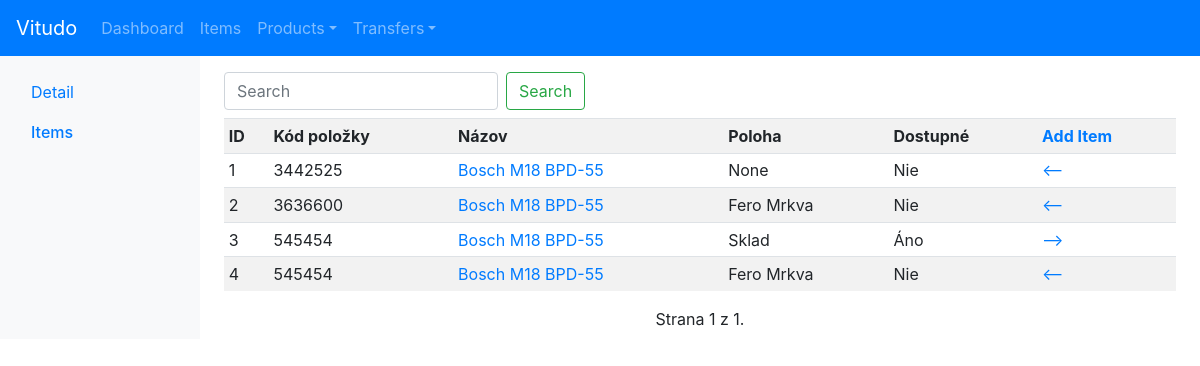
Page /products/1/items/ (signed in) on the earlier database version.
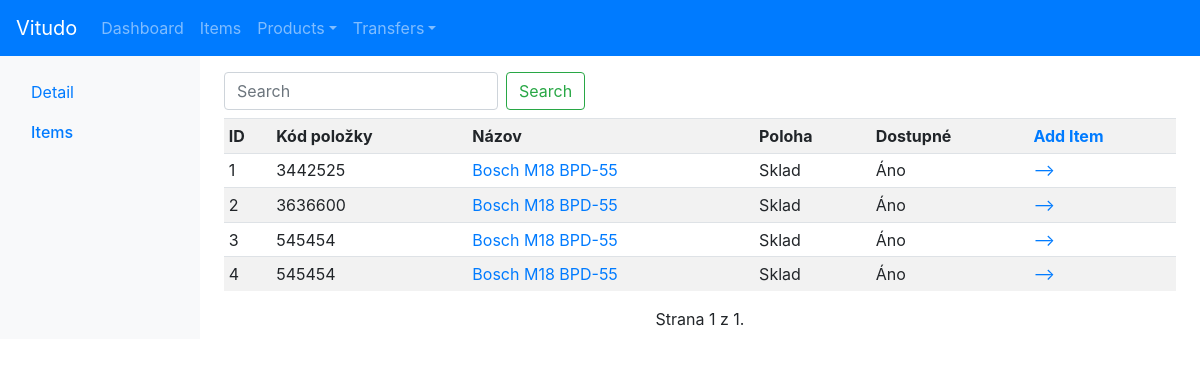
Same page on the later database version.
### items/models.py (models this page shows, shortened)
class Item(models.Model):
	product = models.ForeignKey(Product, on_delete=models.CASCADE, null=True)
	warehouse = models.ForeignKey(Location, on_delete=models.SET_NULL, null=True, related_name='warehouse')
	location = models.ForeignKey(Location, on_delete=models.SET_NULL, null=True, related_name='item_location')
	item_code = models.CharField(max_length=50, null=True, blank=True)
	is_transfered = models.BooleanField()
	is_available = models.BooleanField()
	is_active = models.BooleanField(default=True)
	details = models.ForeignKey(ItemDetails, on_delete=models.SET_NULL, null=True)
	images = models.ManyToManyField(ItemImage, blank=True)
	user = models.ForeignKey(User, on_delete=models.SET_NULL, null=True, blank=True)
	order = models.ForeignKey(Order, on_delete=models.SET_NULL, null=True, blank=True)
	objects = ItemManager()

### locations/models.py (models this page shows)
class Location(models.Model):
	name = models.CharField(max_length=100)
	customer = models.ForeignKey(Customer, on_delete=models.SET_NULL, null=True, blank=True)
	address = models.ForeignKey(Address, on_delete=models.SET_NULL, null=True, blank=True)
	is_warehouse = models.BooleanField(null=True, blank=True)
	user = models.ForeignKey(User, on_delete=models.SET_NULL, null=True, blank=True)
	objects = LocationManager()
	def __str__(self):
		return self.name

### products/models.py (models this page shows, shortened)
class Product(models.Model):
	brand = models.ForeignKey(Brand, on_delete=models.CASCADE)
	category = models.ForeignKey(Category, on_delete=models.CASCADE)
	model = models.CharField(max_length=100, null=True)
	full_name = models.CharField(max_length=200, null=True)
	alternative_name = models.CharField(max_length=200, null=True, blank=True)
	details = models.ForeignKey(ProductDetails, on_delete=models.SET_NULL, null=True)
	user = models.ForeignKey(User, on_delete=models.SET_NULL, null=True, blank=True)
	objects = ProductManager()

class Brand(models.Model):
	name = models.CharField(max_length=100)
	user = models.ForeignKey(User, on_delete=models.SET_NULL, null=True, blank=True)
	objects = BrandManager()
	def __str__(self):
		return self.name

### products/views.py (the view)
# urls.py: path('<int:product_id>/items/',views.items, name='items'),
def items(request, product_id):
	product = get_object_or_404(Product, id=product_id, user=request.user)
	items = Item.objects.active().this_product(product).this_user(request.user)
	form = SearchForm(request.GET or None)
	if request.GET.get('search'): items = items.search(request.GET.get('search'))
	items = pagination(request.GET.get('pg'), items)
	context = {
		'product': product,
		'items': items,
		'form': form,
	}
	return render(request, 'products/products/detail/items.html', context)

### vitudo/forms.py
class SearchForm(forms.Form):
	search = forms.CharField(widget = forms.TextInput(attrs={'class':'form-control mr-sm-2', 'placeholder':'Search'}), required=False, label='')

### accounts/lockdown.py (called while the page is built, shortened)
    def __call__(self, request):
        response = self.get_response(request)
        return response

    def process_view(self, request, view_func, view_args, view_kwargs):
        if request.user.is_authenticated:
            return None

### items/managers.py (called while the page is built)
	def this_user(self, user):
		return self.filter(user=user)

	def active(self):
		return self.filter(is_active=True)

	def this_product(self, product):
		return self.filter(product=product)

	def get_query_set(self):
		return ItemQuerySet(self.model)

	def __getattr__(self, attr, *args):
		if attr.startswith("_"):
			raise AttributeError
		return getattr(self.get_query_set(), attr, *args)

### vitudo/utils.py (called while the page is built)
def pagination(page, qs):
	p = Paginator(qs, 10)
	qs = p.get_page(page if page else 1)
	return qs

### products/templates/products/products/detail/items.html
{% extends 'products/products/detail/base.html' %}
{% block content %}
{% include 'tables/item_table.html' %}
{% endblock %}

### templates/tables/item_table.html (shortened to what this page needs)
  <main role="main" class="col-md-9 ml-sm-auto col-lg-10 px-md-4">
    <div class="pt-3 pb-2">
    <div class="mb-2">
      <form class="form-inline" action="{{ request.path }}" method="get">
        {{ form }}
        <button class="btn btn-outline-success my-2 my-sm-0" type="submit">Search</button>
      </form>
    </div>
    <div class="table-responsive">
      <table class="table table-striped table-sm">
            <tr>
                <th class="w-10">ID</th>
                <th class="w-10">Kód položky</th>
                <th>Názov</th>
                <th class="w-20">Poloha</th>
                <th class="w-10">Dostupné</th>
                <th class="list_heading w-10"><a href="{% url 'items:add' %}">Add Item</a></th>
            </tr>
            {% for item in items %}
            <tr>
                <td>{{ item.id }}</td>
                {% if item.item_code %}
                    <td>{{ item.item_code }}</td>
                {% else %}
                    <td>-</td>
                {% endif %}
                <td class="list"><a href="{% url 'items:detail' item.id %}">{{ item.product.brand }} {{ item.product.model }}</a></td>
                <td>{{ item.location }}</td>
                {% if item.is_available %}
                    <td>Áno</td>
                    <td><a href="{% url 'transfers:transfer_item' item.id %}">--></a></td>
                {% else %}
                    <td>Nie</td>
                    <td><a href="{% url 'transfers:return_item' item.id %}"><--</a></td>
                {% endif %}
            </tr>
            {% endfor %}
        </table>
    </div>
    <div class="pagination">
        <span class="step-links mx-auto">
            <span class="current">
                Strana {{ items.number }} z {{ items.paginator.num_pages }}.
            </span>
        </span>
    </div>
</div>
</main>

Differences in the rows shown:
changed Item id 1: location "None" → "Sklad"; is_available "Nie <--" → "Áno -->"
changed Item id 2: location "Fero Mrkva" → "Sklad"; is_available "Nie <--" → "Áno -->"
changed Item id 4: location "Fero Mrkva" → "Sklad"; is_available "Nie <--" → "Áno -->"
